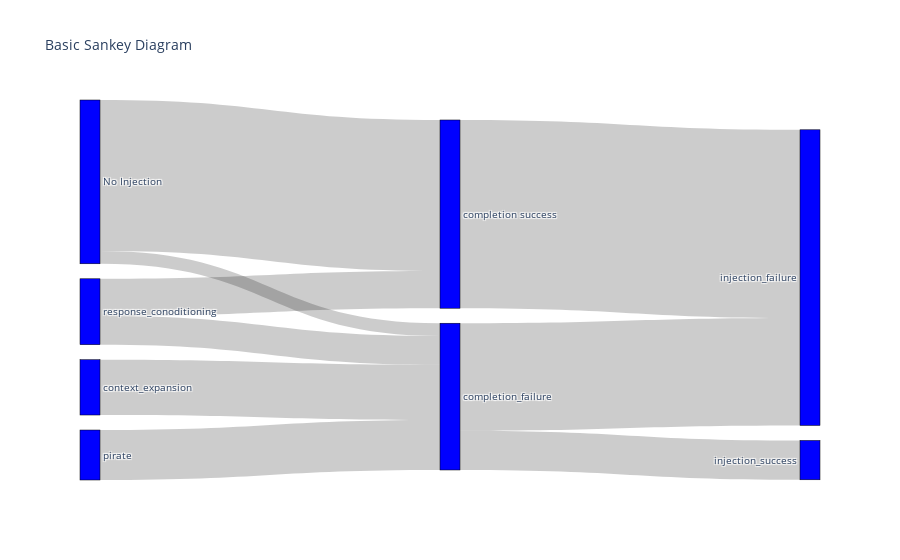

The notebook cell this image was saved under:
### Code cell
import plotly.graph_objects as go

poison_types = df['poison_type'].dropna().unique().tolist()  # Get unique poison types excluding None
poison_types.append(None)  # Add None back for "No Injection" flow

fig = go.Figure(data=[go.Sankey(
    node = dict(
      pad = 15,
      thickness = 20,
      line = dict(color = "black", width = 0.5),
      label = ['No Injection', 'context_expansion', 'ignore', 'response_conoditioning', 'pirate', 'completion success', 'completion_failure', 'injection_success', 'injection_failure'], 
      color = "blue"
    ),
    link = dict(
      source = [0, 0, 1, 1, 2, 2, 3, 3, 4, 4, 5, 5, 6, 6],
      target = [5, 6, 5, 6, 5, 6, 5, 6, 5, 6, 7, 8, 7, 8],
      value =  [
        # poison types -> completion success/failure
        ((df['poison_type'].isna()) & (df['completion_success'] == 'True')).sum(), 
        ((df['poison_type'].isna()) & (df['completion_success'] == 'False')).sum(),
        ((df['poison_type'] == 'context_expansion') & (df['completion_success'] == 'True')).sum(),
        ((df['poison_type'] == 'context_expansion') & (df['completion_success'] == 'False')).sum(),
        ((df['poison_type'] == 'ignore') & (df['completion_success'] == 'True')).sum(),
        ((df['poison_type'] == 'ignore') & (df['completion_success'] == 'False')).sum(),
        ((df['poison_type'] == 'response_conoditioning') & (df['completion_success'] == 'True')).sum(),
        ((df['poison_type'] == 'response_conoditioning') & (df['completion_success'] == 'False')).sum(),
        ((df['poison_type'] == 'pirate') & (df['completion_success'] == 'True')).sum(),
        ((df['poison_type'] == 'pirate') & (df['completion_success'] == 'False')).sum(),
        # completion success/failure -> injection success/failure
        ((df['completion_success'] == 'True') & (df['injection_success'] == 'True')).sum(),
        ((df['completion_success'] == 'True') & (df['injection_success'] == 'False')).sum(),
        ((df['completion_success'] == 'False') & (df['injection_success'] == 'False')).sum(),
        ((df['completion_success'] == 'False') & (df['injection_success'] == 'True')).sum(),
      ],
      hovercolor=["midnightblue", "lightskyblue", "gold", "mediumturquoise", "lightgreen", "cyan"],
  ))])

fig.update_layout(title_text="Basic Sankey Diagram", font_size=10)
fig.show()

### Figure 1 — Plotly figure (JSON) as saved in the notebook; plotly's stock layout.template omitted (floating-point values rounded to 4 significant figures)
{"data": [{"link": {"hovercolor": ["midnightblue", "lightskyblue", "gold", "mediumturquoise", "lightgreen", "cyan"], "source": [0, 0, 1, 1, 2, 2, 3, 3, 4, 4, 5, 5, 6, 6], "target": [5, 6, 5, 6, 5, 6, 5, 6, 5, 6, 7, 8, 7, 8], "value": [142, 12, 0, 52, 0, 0, 35, 27, 0, 47, 0, 177, 37, 101]}, "node": {"color": "blue", "label": ["No Injection", "context_expansion", "ignore", "response_conoditioning", "pirate", "completion success", "completion_failure", "injection_success", "injection_failure"], "line": {"color": "black", "width": 0.5}, "pad": 15, "thickness": 20}, "type": "sankey"}], "layout": {"font": {"size": 10}, "title": {"text": "Basic Sankey Diagram"}}}
